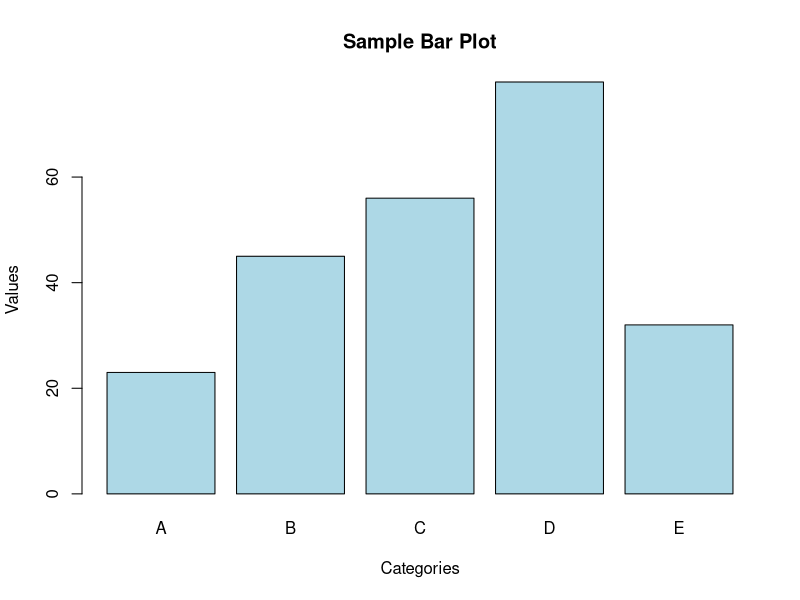

Recreate this plot in R.
# R script to create a bar plot and save it

# Create sample data
categories <- c("A", "B", "C", "D", "E")
values <- c(23, 45, 56, 78, 32)

# Create the bar plot
barplot(values, 
        names.arg = categories,
        main = "Sample Bar Plot",
        xlab = "Categories",
        ylab = "Values",
        col = "lightblue",
        border = "black")

# Optionally save the plot to a file
# png("barplot.png")
# barplot(values, 
#         names.arg = categories,
#         main = "Sample Bar Plot",
#         xlab = "Categories",
#         ylab = "Values",
#         col = "lightblue",
#         border = "black")
# dev.off()

cat("Bar plot created successfully!\n")
